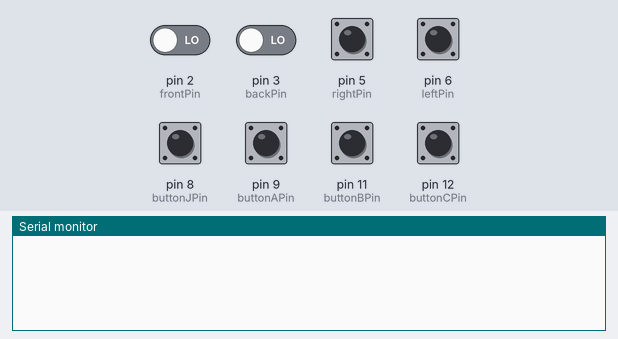
Recording of a sketch running on a simulated Arduino Uno, built with avr-gcc and run on an emulated ATmega328P. On the bench: the last lines printed to the serial monitor. The inputs (shaded band) are chosen by the test bench; at power-on: pin 2 (frontPin), pin 3 (backPin), pin 5 (rightPin), pin 6 (leftPin), pin 8 (buttonJPin), pin 9 (buttonAPin), pin 11 (buttonBPin), pin 12 (buttonCPin) LOW.

Above: at 1.2 s.
1.3 s: pin 2 (frontPin) driven HIGH
At 2.5 s:
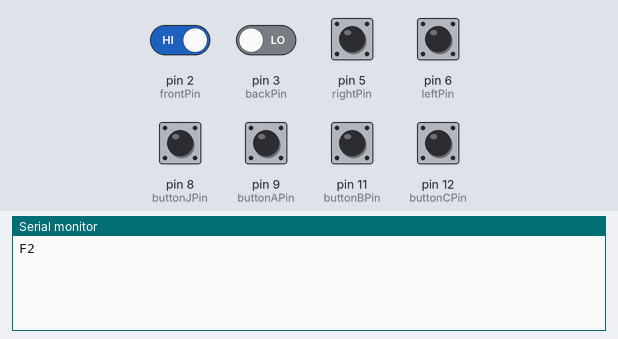
2.8 s: pin 5 (rightPin) pulled HIGH for 0.15 s
At 4.1 s:
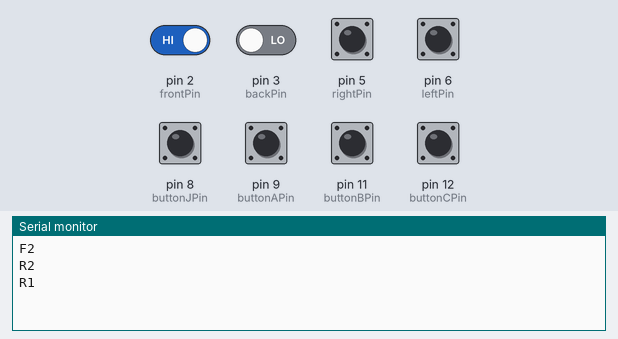
4.4 s: pin 8 (buttonJPin) pulled HIGH for 0.15 s
At 5.5 s:
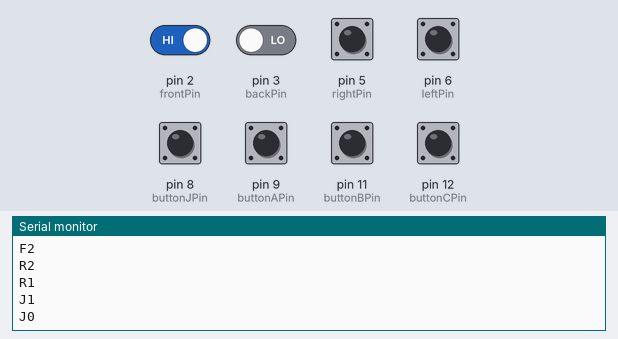
6.0 s: pin 9 (buttonAPin) pulled HIGH for 0.15 s
At 7.0 s:
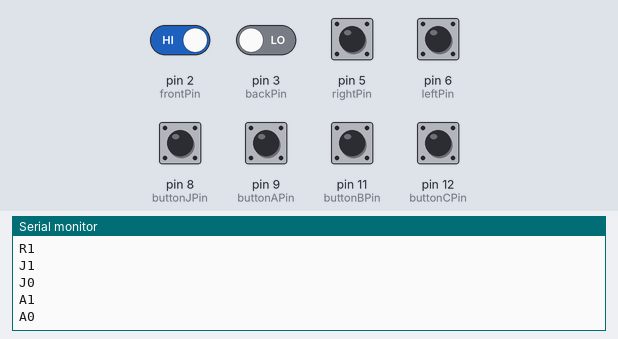
7.6 s: pin 11 (buttonBPin) pulled HIGH for 0.15 s
At 8.2 s:
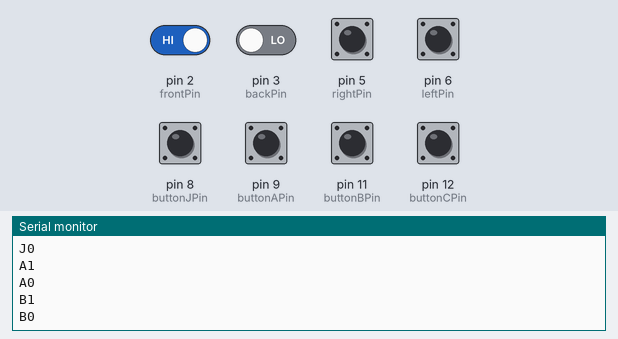
9.2 s: pin 12 (buttonCPin) pulled HIGH for 0.15 s
At 10.5 s:
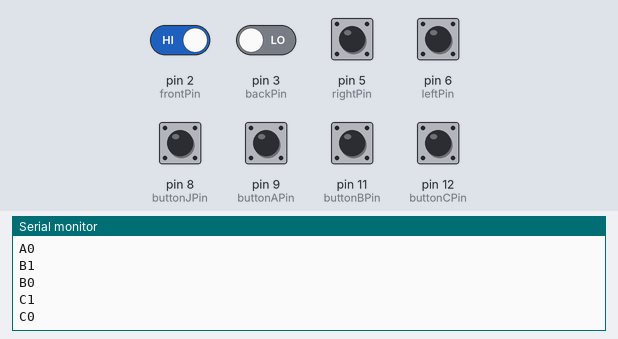

Measured:
- after the input at 1.3 s, the serial monitor: prints a new line at once (image 1)
- after the input at 2.8 s, the serial monitor: prints a new line at once (image 2)
- after the input at 4.4 s, the serial monitor: prints a new line at once (image 3)
- after the input at 6.0 s, the serial monitor: prints a new line at once (image 4)
- after the input at 7.6 s, the serial monitor: prints a new line at once (image 5)
- after the input at 9.2 s, the serial monitor: prints a new line at once (image 6)

The sketch:

ArduinoController.ino
```cpp
int frontPin = 2;
int backPin = 3;
int rightPin = 5;
int leftPin = 6;

int buttonJPin = 8;
int buttonAPin = 9;
int buttonBPin = 11;
int buttonCPin = 12;

int prevForward = 1;
int prevRight = 1;
bool prevA = false;
bool prevB = false;
bool prevC = false;
bool prevJ = false;

void setup() {

  pinMode(frontPin, INPUT);
  pinMode(backPin, INPUT);
  pinMode(rightPin, INPUT);
  pinMode(leftPin, INPUT);
  pinMode(buttonJPin, INPUT);
  pinMode(buttonAPin, INPUT);
  pinMode(buttonBPin, INPUT);
  pinMode(buttonCPin, INPUT);

  Serial.begin(9600);
}

void loop() {

  //Lecture des entrees

  //Boutons
  bool a = digitalRead(buttonAPin) == HIGH;
  bool b = digitalRead(buttonBPin) == HIGH;
  bool c = digitalRead(buttonCPin) == HIGH;
  bool j = digitalRead(buttonJPin) == HIGH;

  //Joystick vertical (0 => negatif, 1 => neutre, 2 => positif)
  int forwardAxis = 1;
  if(digitalRead(frontPin) == HIGH)
    forwardAxis++;
  if(digitalRead(backPin) == HIGH)
    forwardAxis--;

  //Joystick horizontal (0 => negatif, 1 => neutre, 2 => positif)
  int rightAxis = 1;
  if(digitalRead(rightPin) == HIGH)
    rightAxis++;
  if(digitalRead(leftPin) == HIGH)
    rightAxis--;

  //Envoi des donnes

  //Boutons
  if(prevA != a) {
    Serial.print("A");
    Serial.println(toInt(a));
  }
  if(prevB != b) {
    Serial.print("B");
    Serial.println(toInt(b));
  }
  if(prevC != c) {
    Serial.print("C");
    Serial.println(toInt(c));
  }
  if(prevJ != j) {
    Serial.print("J");
    Serial.println(toInt(j));
  }

  //Joystick vertical
  if(prevForward != forwardAxis) {
    Serial.print("F");
    Serial.println(forwardAxis);
  }

  //Joystick horizontal
  if(prevRight != rightAxis) {
    Serial.print("R");
    Serial.println(rightAxis);
  }

  //Enregistrement des donnees pour le tour suivant
  prevA = a;
  prevB = b;
  prevC = c;
  prevJ = j;
  prevForward = forwardAxis;
  prevRight = rightAxis;

  delay(10);
}

int toInt(bool b) {
  if(b)
    return 1;
  else
    return 0;
}
```
